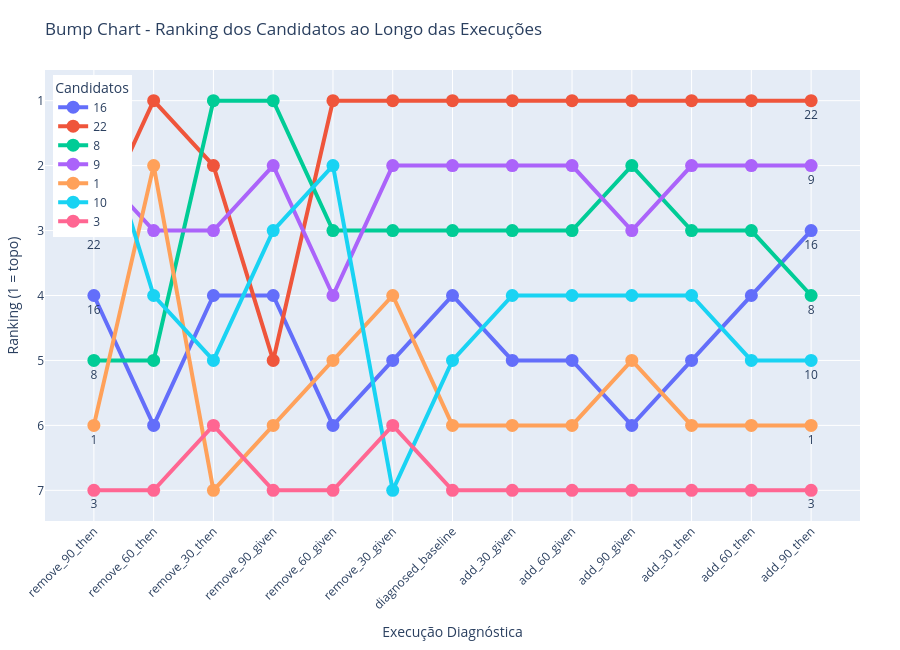

This figure's notebook cell:
### Code cell
import pandas as pd
import plotly.graph_objects as go

# Carregar e preparar os dados
df = pd.read_csv('temp.csv')
keep_candidates = ["16", "22", "8", "9", "1", "10", "3"]
diagnosis_order = [
    "remove_90_then", "remove_60_then", "remove_30_then", 
    "remove_90_given", "remove_60_given", "remove_30_given", 
    "diagnosed_baseline", 
    "add_30_given", "add_60_given", "add_90_given", 
    "add_30_then", "add_60_then", "add_90_then"
]

# Filtrar candidatos
df = df[df["candidate_name"].astype(str).isin(keep_candidates)]
# Montar matriz pivô
df_pivot = df.pivot(index="candidate_name", columns="diagnosed_name", values="similarity_result")
df_pivot = df_pivot[[col for col in diagnosis_order if col in df_pivot.columns]]
df_pivot = df_pivot.loc[keep_candidates]

# Gerar ranking (1 = topo) para cada execução
df_rank = df_pivot.rank(ascending=False, axis=0, method='min')

# Plotar o bump chart
fig = go.Figure()
for cand in df_rank.index:
    fig.add_trace(go.Scatter(
        x=df_rank.columns,
        y=df_rank.loc[cand],
        mode='lines+markers+text',
        name=str(cand),
        line=dict(width=4),
        marker=dict(size=13),
        text=["" if i not in [0, len(df_rank.columns)-1] else str(cand) for i in range(len(df_rank.columns))],
        textposition="bottom center"
    ))
fig.update_layout(
    title='Bump Chart - Ranking dos Candidatos ao Longo das Execuções',
    xaxis_title='Execução Diagnóstica',
    yaxis_title='Ranking (1 = topo)',
    yaxis=dict(autorange='reversed', dtick=1),  # 1 no topo!
    xaxis=dict(tickangle=-45),
    width=900,
    height=650,
    legend=dict(title="Candidatos", yanchor="top", y=0.99, xanchor="left", x=0.01),
    margin=dict(l=40, r=40, t=70, b=90)
)
fig.show()

### Figure 1 — Plotly figure (JSON) as saved in the notebook; plotly's stock layout.template omitted (floating-point values rounded to 4 significant figures)
{"data": [{"line": {"width": 4}, "marker": {"size": 13}, "mode": "lines+markers+text", "name": "16", "text": ["16", "", "", "", "", "", "", "", "", "", "", "", "16"], "textposition": "bottom center", "type": "scatter", "x": ["remove_90_then", "remove_60_then", "remove_30_then", "remove_90_given", "remove_60_given", "remove_30_given", "diagnosed_baseline", "add_30_given", "add_60_given", "add_90_given", "add_30_then", "add_60_then", "add_90_then"], "y": [4.0, 6.0, 4.0, 4.0, 6.0, 5.0, 4.0, 5.0, 5.0, 6.0, 5.0, 4.0, 3.0]}, {"line": {"width": 4}, "marker": {"size": 13}, "mode": "lines+markers+text", "name": "22", "text": ["22", "", "", "", "", "", "", "", "", "", "", "", "22"], "textposition": "bottom center", "type": "scatter", "x": ["remove_90_then", "remove_60_then", "remove_30_then", "remove_90_given", "remove_60_given", "remove_30_given", "diagnosed_baseline", "add_30_given", "add_60_given", "add_90_given", "add_30_then", "add_60_then", "add_90_then"], "y": [3.0, 1.0, 2.0, 5.0, 1.0, 1.0, 1.0, 1.0, 1.0, 1.0, 1.0, 1.0, 1.0]}, {"line": {"width": 4}, "marker": {"size": 13}, "mode": "lines+markers+text", "name": "8", "text": ["8", "", "", "", "", "", "", "", "", "", "", "", "8"], "textposition": "bottom center", "type": "scatter", "x": ["remove_90_then", "remove_60_then", "remove_30_then", "remove_90_given", "remove_60_given", "remove_30_given", "diagnosed_baseline", "add_30_given", "add_60_given", "add_90_given", "add_30_then", "add_60_then", "add_90_then"], "y": [5.0, 5.0, 1.0, 1.0, 3.0, 3.0, 3.0, 3.0, 3.0, 2.0, 3.0, 3.0, 4.0]}, {"line": {"width": 4}, "marker": {"size": 13}, "mode": "lines+markers+text", "name": "9", "text": ["9", "", "", "", "", "", "", "", "", "", "", "", "9"], "textposition": "bottom center", "type": "scatter", "x": ["remove_90_then", "remove_60_then", "remove_30_then", "remove_90_given", "remove_60_given", "remove_30_given", "diagnosed_baseline", "add_30_given", "add_60_given", "add_90_given", "add_30_then", "add_60_then", "add_90_then"], "y": [2.0, 3.0, 3.0, 2.0, 4.0, 2.0, 2.0, 2.0, 2.0, 3.0, 2.0, 2.0, 2.0]}, {"line": {"width": 4}, "marker": {"size": 13}, "mode": "lines+markers+text", "name": "1", "text": ["1", "", "", "", "", "", "", "", "", "", "", "", "1"], "textposition": "bottom center", "type": "scatter", "x": ["remove_90_then", "remove_60_then", "remove_30_then", "remove_90_given", "remove_60_given", "remove_30_given", "diagnosed_baseline", "add_30_given", "add_60_given", "add_90_given", "add_30_then", "add_60_then", "add_90_then"], "y": [6.0, 2.0, 7.0, 6.0, 5.0, 4.0, 6.0, 6.0, 6.0, 5.0, 6.0, 6.0, 6.0]}, {"line": {"width": 4}, "marker": {"size": 13}, "mode": "lines+markers+text", "name": "10", "text": ["10", "", "", "", "", "", "", "", "", "", "", "", "10"], "textposition": "bottom center", "type": "scatter", "x": ["remove_90_then", "remove_60_then", "remove_30_then", "remove_90_given", "remove_60_given", "remove_30_given", "diagnosed_baseline", "add_30_given", "add_60_given", "add_90_given", "add_30_then", "add_60_then", "add_90_then"], "y": [1.0, 4.0, 5.0, 3.0, 2.0, 7.0, 5.0, 4.0, 4.0, 4.0, 4.0, 5.0, 5.0]}, {"line": {"width": 4}, "marker": {"size": 13}, "mode": "lines+markers+text", "name": "3", "text": ["3", "", "", "", "", "", "", "", "", "", "", "", "3"], "textposition": "bottom center", "type": "scatter", "x": ["remove_90_then", "remove_60_then", "remove_30_then", "remove_90_given", "remove_60_given", "remove_30_given", "diagnosed_baseline", "add_30_given", "add_60_given", "add_90_given", "add_30_then", "add_60_then", "add_90_then"], "y": [7.0, 7.0, 6.0, 7.0, 7.0, 6.0, 7.0, 7.0, 7.0, 7.0, 7.0, 7.0, 7.0]}], "layout": {"height": 650, "legend": {"title": {"text": "Candidatos"}, "x": 0.01, "xanchor": "left", "y": 0.99, "yanchor": "top"}, "margin": {"b": 90, "l": 40, "r": 40, "t": 70}, "title": {"text": "Bump Chart - Ranking dos Candidatos ao Longo das Execuções"}, "width": 900, "xaxis": {"tickangle": -45, "title": {"text": "Execução Diagnóstica"}}, "yaxis": {"autorange": "reversed", "dtick": 1, "title": {"text": "Ranking (1 = topo)"}}}}
